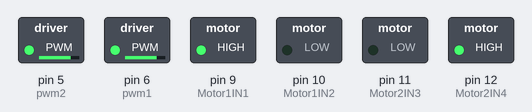
Bench run of a sketch on a simulated Arduino Uno, built with avr-gcc and run on an emulated ATmega328P. Shown: switched loads named in the sketch (green lamp = pin HIGH).

Above: at 0.1 s.
Timing chart, 0 to 1.6 s (numbered marks = the images above):
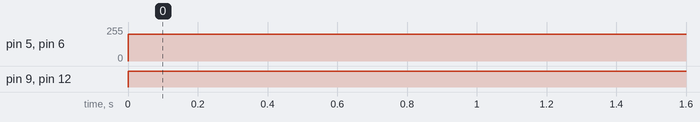

Measured:
- by itself, pin 5 (pwm2), pin 6 (pwm1): 0/255 → 200/255 at 0.00 s
- by itself, pin 9 (Motor1IN1), pin 12 (Motor2IN4): LOW → HIGH at 0.00 s

The sketch:

MAZE-Robot.ino
```cpp
#include<SoftwareSerial.h>

#define Motor1IN1 9
#define Motor1IN2 10
#define Motor2IN3 11
#define Motor2IN4 12
#define pwm1 6 //variable out
#define pwm2 5 //variable out
char B;


void setup() {
Serial.begin(9600);

pinMode (Motor1IN1, OUTPUT );
pinMode (Motor1IN2, OUTPUT );
pinMode (Motor2IN3, OUTPUT );
pinMode (Motor2IN4, OUTPUT );
pinMode (pwm1, OUTPUT );
pinMode (pwm2, OUTPUT );
}

void loop() {
  digitalWrite(Motor1IN1, HIGH);
  digitalWrite(Motor1IN2, LOW);
  digitalWrite(Motor2IN4, HIGH);
  digitalWrite(Motor2IN3, LOW);
  analogWrite(pwm1, 200);
  analogWrite(pwm2, 200);
}
/*if (Serial.available() ) {
  B = Serial.read();
  Serial.println(B);
  }
  if (B=='F')
  {
    forward();
  }
  else if (B=='B')
  {
     back();
  }
  else if (B=='R')
  {
     right();
  }
    else if (B=='L')
  {
    left();
  }
    else if (B=='I')
  {
    forwardRight();
  }
   else if (B=='G')
  {
     forwardLeft();
  }
    else if (B=='J')
  {
     BackRight();
  }
    else if (B=='H')
  {
   BackLeft();
  }
  else
 {stop();}
}


void forward() {
  digitalWrite(Motor1IN1, HIGH);
  digitalWrite(Motor1IN2, LOW);
  digitalWrite(Motor2IN4, HIGH);
  digitalWrite(Motor2IN3, LOW);
  analogWrite(pwm1, 100);
  analogWrite(pwm2, 100);
}

void back() {
  digitalWrite(Motor1IN1, LOW);
  digitalWrite(Motor1IN2, HIGH);
  digitalWrite(Motor2IN4, LOW);
  digitalWrite(Motor2IN3, HIGH);
  analogWrite(pwm1, 100);
  analogWrite(pwm2, 100);
}

void left(){
  digitalWrite(Motor1IN1, LOW);
  digitalWrite(Motor1IN2, HIGH); //analogWrite(Motor1IN2, HIGH); to back
  digitalWrite(Motor2IN4, HIGH);
  digitalWrite(Motor2IN3, LOW);
  analogWrite(pwm1, 100);
  analogWrite(pwm2, 100);
}

void right (){
  digitalWrite(Motor1IN1, HIGH);
  digitalWrite(Motor1IN2, LOW);
  digitalWrite(Motor2IN4, LOW);
  digitalWrite(Motor2IN3, HIGH); //analogWrite(Motor2IN3, HIGH); to back
  analogWrite(pwm1, 100);
  analogWrite(pwm2, 100);
}

void forwardRight(){
  analogWrite(pwm1,0);
  analogWrite(pwm2, 100);
  digitalWrite(Motor1IN1, HIGH);
  digitalWrite(Motor1IN2, LOW);
  digitalWrite(Motor2IN4, HIGH);
  digitalWrite(Motor2IN3, LOW);
}

void forwardLeft(){
  analogWrite(pwm1, 100);
  analogWrite(pwm2, 0);
  digitalWrite(Motor1IN1, HIGH);
  digitalWrite(Motor1IN2, LOW);
  digitalWrite(Motor2IN4, HIGH);
  digitalWrite(Motor2IN3, LOW);
}
/*
void BackRight(){
  analogWrite(pwm1, 25);
  analogWrite(pwm2, 255);
  digitalWrite(Motor1IN1, LOW);
  digitalWrite(Motor1IN2, HIGH);
  digitalWrite(Motor2IN4, LOW);
  digitalWrite(Motor2IN3, HIGH);
}

void BackLeft(){
  analogWrite(pwm1, 255);
  analogWrite(pwm2, 25);
  digitalWrite(Motor1IN1, LOW);
  digitalWrite(Motor1IN2, HIGH);
  digitalWrite(Motor2IN4, LOW);
  digitalWrite(Motor2IN3, HIGH);
}*/

/*void stop() {
  digitalWrite(Motor1IN1, LOW);
  digitalWrite(Motor1IN2, LOW);
  digitalWrite(Motor2IN4, LOW);
  digitalWrite(Motor2IN3, LOW);
}*/


/*#include <stdint.h>
#include "tm4c123gh6pm.h"  // TM4C123 specific header

// Define the LED pin and Timer configuration
#define LED_PIN 0x02           // PF1 on TM4C123
#define TIMER_INTERVAL 16000000 // 1-second interval with 16 MHz clock

void Timer0A_Init(void);
void GPIO_Init(void);

int main(void) {
    GPIO_Init();       // Initialize GPIO for LED
    Timer0A_Init();    // Initialize Timer0A for periodic interrupts

    while (1) {
        // Main loop remains empty as LED toggling is handled by Timer ISR
    }
}

// Initialize GPIO for the LED
void GPIO_Init(void) {
    SYSCTL_RCGCGPIO_R |= SYSCTL_RCGCGPIO_R5;        // Enable clock for Port F
    while ((SYSCTL_PRGPIO_R & SYSCTL_PRGPIO_R5) == 0) {}; // Wait until port is ready

    GPIO_PORTF_DIR_R |= LED_PIN;                   // Set LED_PIN as output
    GPIO_PORTF_DEN_R |= LED_PIN;                   // Enable digital function for LED_PIN
}

// Initialize Timer0A to generate an interrupt every 1 second
void Timer0A_Init(void) {
    SYSCTL_RCGCTIMER_R |= 1;                      // Enable clock for Timer0
    TIMER0_CTL_R = 0;                             // Disable Timer0A during setup
    TIMER0_CFG_R = 0x00000000;                    // Configure for 32-bit timer mode
    TIMER0_TAMR_R = 0x02;                         // Configure for periodic mode
    TIMER0_TAILR_R = TIMER_INTERVAL - 1;          // Load interval value
    TIMER0_IMR_R |= 0x01;                         // Enable TimerA timeout interrupt
    NVIC_EN0_R = 1 << 19;                         // Enable IRQ 19 in NVIC (Timer0A)
    TIMER0_CTL_R |= 0x01;                         // Enable Timer0A
}

// Timer0A interrupt handler
void Timer0A_Handler(void) {
    TIMER0_ICR_R = 0x01;                         // Clear Timer0A timeout flag
    GPIO_PORTF_DATA_R ^= LED_PIN;                // Toggle LED
}

//Mariam Tarek Abdelnaby


#include <stdint.h>
#include "tm4c1294ncpdt.h"  // TM4C129 specific header

// Define the LED pin and Timer configuration
#define LED_PIN 0x01           // PN0 on TM4C129
#define TIMER_INTERVAL 120000000 // 1-second interval with 120 MHz clock

void Timer0A_Init(void);
void GPIO_Init(void);

int main(void) {
    GPIO_Init();       // Initialize GPIO for LED
    Timer0A_Init();    // Initialize Timer0A for periodic interrupts

    while (1) {
        // Main loop remains empty as LED toggling is handled by Timer ISR
    }
}

// Initialize GPIO for the LED
void GPIO_Init(void) {
    SYSCTL_RCGCGPIO_R |= SYSCTL_RCGCGPIO_R12;       // Enable clock for Port N
    while ((SYSCTL_PRGPIO_R & SYSCTL_PRGPIO_R12) == 0) {}; // Wait until port is ready

    GPIO_PORTN_DIR_R |= LED_PIN;                    // Set LED_PIN as output
    GPIO_PORTN_DEN_R |= LED_PIN;                    // Enable digital function for LED_PIN
}

// Initialize Timer0A to generate an interrupt every 1 second
void Timer0A_Init(void) {
    SYSCTL_RCGCTIMER_R |= 1;                      // Enable clock for Timer0
    TIMER0_CTL_R = 0;                             // Disable Timer0A during setup
    TIMER0_CFG_R = 0x00000000;                    // Configure for 32-bit timer mode
    TIMER0_TAMR_R = 0x02;                         // Configure for periodic mode
    TIMER0_TAILR_R = TIMER_INTERVAL - 1;          // Load interval value
    TIMER0_IMR_R |= 0x01;                         // Enable TimerA timeout interrupt
    NVIC_EN0_R = 1 << 19;                         // Enable IRQ 19 in NVIC (Timer0A)
    TIMER0_CTL_R |= 0x01;                         // Enable Timer0A
}

// Timer0A interrupt handler
void Timer0A_Handler(void) {
    TIMER0_ICR_R = 0x01;                         // Clear Timer0A timeout flag
    GPIO_PORTN_DATA_R ^= LED_PIN;                // Toggle LED
}
//Mariam Tarek Abdelnaby*/
```
